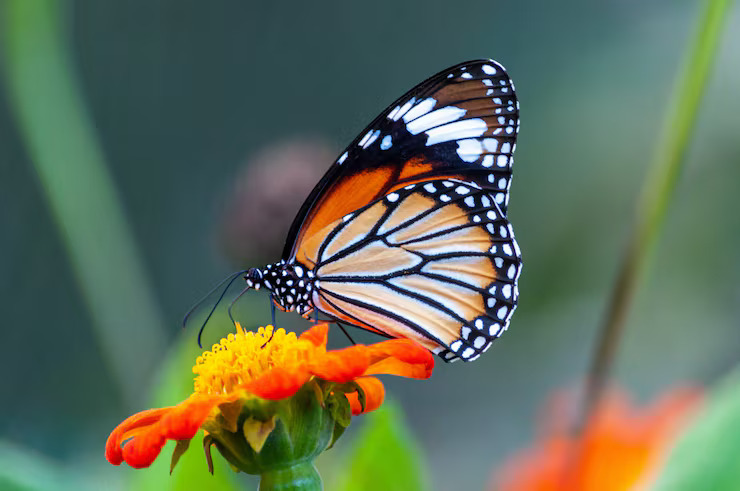
#> input picture python1/ex05/landscape.jpg, 740 x 491 px
$ python pimp_image.py
#> lines starting #> are read from the running program, lines starting #| are printed output that depends on the picture
### python1/ex05/load_image.py
import numpy as np
from PIL import Image


def ft_load(path: str) -> np.ndarray:
    """
    Load an image, print its shape and pixels, and return its RGB array.

    Print an error message and return an empty array if loading fails.

    Args:
        path (str): The path to the image.

    Returns:
        np.ndarray: The RGB pixel values of the image,
        or an empty array if an error occurs.
    """
#> called with path = 'landscape.jpg'
    try:
        assert isinstance(path, str), "Path must be a string"

    except AssertionError as e:
        print(f"AssertionError: {e}")
        return np.array([])

    try:
        with Image.open(path) as img:
#> img is the input picture: PIL image 740x491 RGB; mean R, G, B 97.3, 109.5, 89.8
            img_rgb = img.convert("RGB")
            img_array = np.array(img_rgb)
            print(f"The shape of image is: {img_array.shape}")
#| The shape of image is: (491, 740, 3)
            print(img_array)
#> (printed output is left out)
            return img_array

    except Exception as e:
        print(f"Error loading image: {e}")
        return np.array([])

### python1/ex05/pimp_image.py
from typing import Any
import numpy as np
from matplotlib import pyplot as plt
from load_image import ft_load


def print_error(error: Exception) -> None:
    """Print a clear error message."""
    print(f"Error: {error}")


def assert_is_an_image_array(value: Any) -> None:
    """Validate a non-empty RGB NumPy array.

    Args:
        value (Any): The input value to check.

    Raises:
        AssertionError: If the input is not a non-empty 3D NumPy array
            with three channels.
    """
    assert (
        isinstance(value, np.ndarray)
        and value.ndim == 3
        and value.size > 0
        and value.shape[2] == 3
    ), "The image must be a non-empty 3D array with three RGB channels."


def print_image(img_array: np.ndarray, title: str = "") -> bool:
    """Display an RGB image and report validation or display errors.

    Args:
        img_array (np.ndarray): A non-empty RGB image array.
        title (str): The title displayed above the image.

    Returns:
        bool: True if the image was displayed, False if an error occurred.
    """
    figure = None
    try:
        assert_is_an_image_array(img_array)
        figure = plt.figure()
        plt.imshow(img_array)
        plt.title(title)
        plt.show()
        return True
    except Exception as e:
        print_error(e)
        return False
    finally:
        if figure is not None:
            plt.close(figure)


def ft_invert(array: np.ndarray) -> np.ndarray:
    """Invert and display the colors of an RGB image.

    Print an error message if validation, filtering or display fails.

    Args:
        array (np.ndarray): A non-empty RGB image array.

    Returns:
        np.ndarray: A new inverted array with the same shape as the input,
            or an empty array if an error occurs.
    """
    try:
        assert_is_an_image_array(array)
        result = 255 - array
        if not print_image(result, "Invert"):
            return np.array([])
        return result
    except Exception as e:
        print_error(e)
        return np.array([])


def ft_red(array: np.ndarray) -> np.ndarray:
    """Keep and display only the red channel of an RGB image.

    Print an error message if validation, filtering or display fails.

    Args:
        array (np.ndarray): A non-empty RGB image array.

    Returns:
        np.ndarray: A new red-only array with the same shape as the input,
            or an empty array if an error occurs.
    """
    try:
        assert_is_an_image_array(array)
        result = array * np.array([1, 0, 0], dtype=array.dtype)
        if not print_image(result, "Red"):
            return np.array([])
        return result
    except Exception as e:
        print_error(e)
        return np.array([])


def ft_green(array: np.ndarray) -> np.ndarray:
    """Keep and display only the green channel of an RGB image.

    Print an error message if validation, filtering or display fails.

    Args:
        array (np.ndarray): A non-empty RGB image array.

    Returns:
        np.ndarray: A new green-only array with the same shape as the input,
            or an empty array if an error occurs.
    """
    try:
        assert_is_an_image_array(array)
        result = array.copy()
        result[:, :, 0] = array[:, :, 0] - array[:, :, 0]
        result[:, :, 2] = array[:, :, 2] - array[:, :, 2]
        if not print_image(result, "Green"):
            return np.array([])
        return result
    except Exception as e:
        print_error(e)
        return np.array([])


def ft_blue(array: np.ndarray) -> np.ndarray:
    """Keep and display only the blue channel of an RGB image.

    Print an error message if validation, filtering or display fails.

    Args:
        array (np.ndarray): A non-empty RGB image array.

    Returns:
        np.ndarray: A new blue-only array with the same shape as the input,
            or an empty array if an error occurs.
    """
    try:
        assert_is_an_image_array(array)
        result = array.copy()
        result[:, :, :2] = 0
        if not print_image(result, "Blue"):
            return np.array([])
        return result
    except Exception as e:
        print_error(e)
        return np.array([])


def ft_grey(array: np.ndarray) -> np.ndarray:
    """Convert and display an RGB image in greyscale with three channels.

    Print an error message if validation, filtering or display fails.

    Args:
        array (np.ndarray): A non-empty RGB image array.

    Returns:
        np.ndarray: A new grey array with the same shape as the input,
            or an empty array if an error occurs.
    """
    try:
        assert_is_an_image_array(array)
        grey = np.sum(array, axis=2, keepdims=True) / 3
        result = np.repeat(grey, 3, axis=2).astype(array.dtype)
        if not print_image(result, "Grey"):
            return np.array([])
        return result
    except Exception as e:
        print_error(e)
        return np.array([])


def main() -> None:
    """Load landscape.jpg and display the original and all five filters.

    Print the inversion function's documentation after displaying the images.
    Stop with a clear message if loading, filtering or display fails.
    """
    try:
        array = ft_load("landscape.jpg")
        if array.size == 0:
            return
        if not print_image(array, "Original"):
            return
        for image_filter in (ft_invert, ft_red, ft_green, ft_blue, ft_grey):
            if image_filter(array).size == 0:
                return
#> this loop made 5 passes
#> pass 1, in ft_invert, `result = 255 - array`:
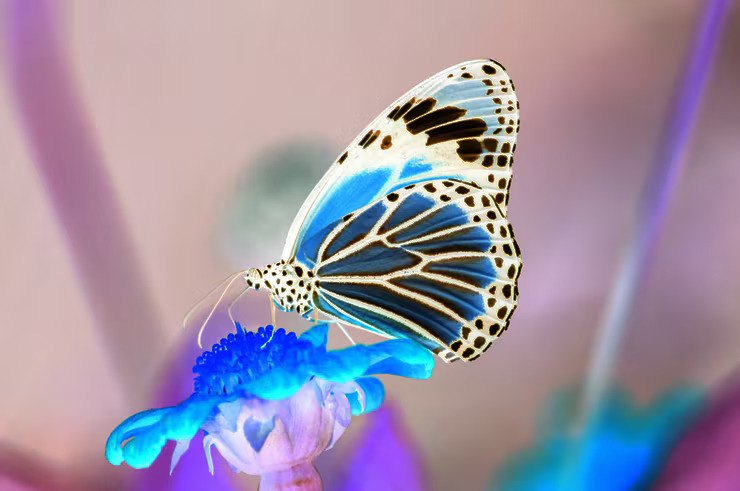
#> result: shape (491, 740, 3); mean R, G, B 157.7, 145.5, 165.2
#> pass 2, in ft_red, `result = array * np.array([1, 0, 0], dtype=array.dtype)`:
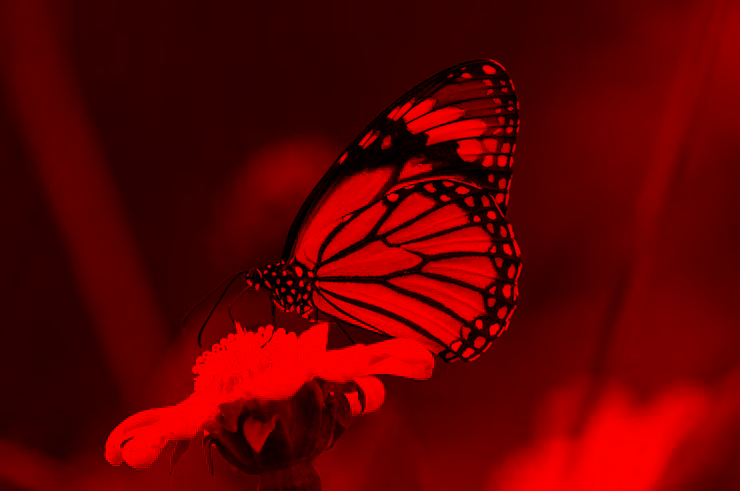
#> result: shape (491, 740, 3); mean R, G, B 97.3, 0, 0
        print(ft_invert.__doc__)
    except Exception as e:
        print_error(e)


if __name__ == "__main__":
    main()
